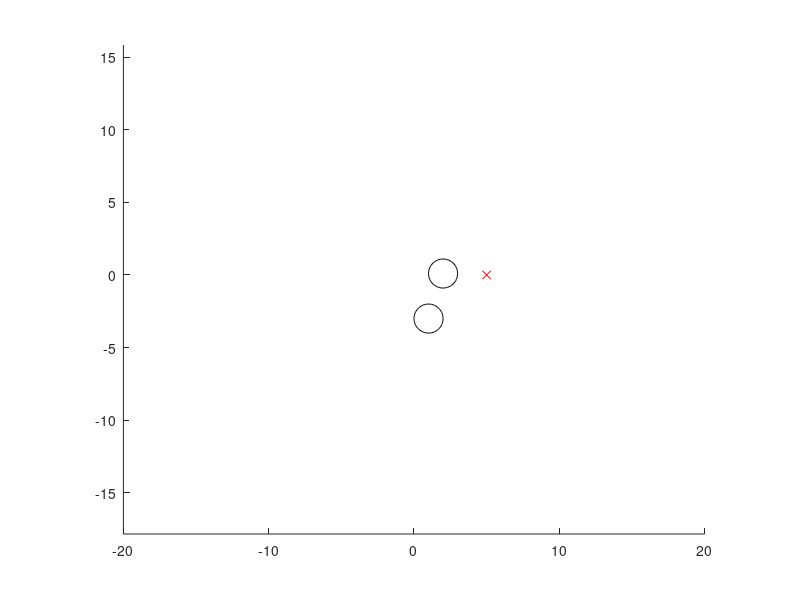

The MATLAB source for this figure: (Note: this script raises an error after producing the figure.)
close all;
clear;
clc;

%% figure
% fig1 = figure(1);
% ax1 = axes('Parent', fig1, 'xlim', [0, 100]);
% hold(ax1, 'on');

fig2 = figure(2);
set(fig2, 'Position', get(0, 'Screensize'));
set(fig2, 'WindowStyle', 'docked');
ax2 = axes('Parent', fig2, 'xlim', [-20, 20]);
axis equal
hold(ax2, 'on');


%%
H = 20;

dt = 0.5;
base_pos = [0; 0; 0];
arm_pos = [0; 0; 0; -1; 0; 1; 0];
u_start = zeros(9, 1);
start = [base_pos; arm_pos];
goal_base_pos = [5; 0; 0];
goal_arm_pos = [1; 0; -1.5; -1.5; 0.5; 1; 0.2];

goal = [goal_base_pos; goal_arm_pos];

problem.xinit = [start; 0; u_start];
problem.x0 = repmat([start; u_start; 0], H, 1);

obstacles = ones(20 * 4, 1) * -100;
obstacles(1:4) = [1; -3; 2.1; 1];
obstacles(5:8) = [2; 0.1; 0; 1];
% obstacles(9:12) = [8; 7; 0; 0.1];

% wq, wx, wo, wslack, wpu, wpqdot, 
weights = [1, 10, 1, 10000, 0, 10];
safetyMargin = 0.5;
for i=1:2
    rectangle('Parent', ax2, 'Position', [obstacles(4 * (i-1) + 1) - obstacles(4 * (i-1) + 4) obstacles(4 * (i-1) + 2) - obstacles(4 * (i-1) + 4) 2 * obstacles(4 * (i-1) + 4) 2 * obstacles(4 * (i-1) + 4)], 'Curvature', 1);
end
plot(goal_base_pos(1), goal_base_pos(2), 'rx');
% ht1 = hgtransform('Parent', ax2);
% posMatrix = makehgtform('translate', [start(1:2)', 0]) * makehgtform('zrotate', start(3));
% set(ht1, 'Matrix', posMatrix);
% rectangle('Parent', ht1, 'Position', [-0.5, -0.5, 1, 1]);



%% Converting obstacles and fill up

r = 0.08;
L = 0.544;

%% Debugging
params = repmat([dt, r, L, goal', weights, safetyMargin, obstacles'], 1, H)';
problem.all_parameters = params;
collStruct.nbObstacles = 20;
collStruct.nbSpheres = 3;
collStruct.nbSelfCollision = 0;
collStruct.nbPlanes = 0;
collStruct.nbInfPlanesEachSphere = 0;
collStruct.dimPlane = 9;
collStruct.dimInfPlane = 4;
collStruct.dimObstacle = 4;
ineq = obstacleAvoidanceSimple(problem.xinit, params(1:200), collStruct);
cost = costFunctionSimple(problem.xinit, params(1:200));

curState = start;
newState = start;
error = 10000;
t = 0;
times = [];
while 1
    [output, exitflag, info] = mm_MPC(problem);
    %ForcesDumpProblem(problem, tag);
    %disp(info.res_ineq);
    times = [times, info.solvetime];
    disp(exitflag);
    curState = output.x02(1:10);
    curU = output.x01(12:13);
    slack = output.x02(11);
    disp(slack);
    problem.xinit = output.x02;
    problem.x0 = [output.x01;
        output.x02;...
        output.x03;...
        output.x04;...
        output.x05;...
        output.x06;...
        output.x07;...
        output.x08;...
        output.x09;...
        output.x10;...
        output.x11;...
        output.x12;...
        output.x12];
    problem.x0 = repmat(output.x01, H, 1);
    
    
    plot(ax2, curState(1), curState(2), 'ro');
    pause(0.1);
    
    oldError = error;
    error = norm(curState - goal);
    %disp(error);
    if error < 0.1 || oldError <= 0.1 * error
        break;
    end
    t = t + dt;
  
end

function x_base_next = dynamics_mm(u, x_base, dt, r, L)
x_base_next = [x_base(1) + r/2 * (u(1) + u(2)) * cos(x_base(3)) * dt;
    x_base(2) + r/2 * (u(1) + u(2)) * sin(x_base(3)) * dt;
    x_base(3) + r/L * (u(1) - u(2)) * dt];
end

function [x, y, z] = planeEquation(plane)
    v1 = plane(4:6) - plane(1:3);
    v2 = plane(7:9) - plane(1:3);
    s = 0:0.01:1;
    t = 0:0.01:1;
    values = zeros(size(s, 2), size(t, 2), 3);
    for i=1:size(s, 2)
        for j=1:size(t, 2)
            values(i, j, :) = plane(1:3) + v1 * s(i) + v2 * t(j);
        end
    end
    x = values(:, :, 1);
    y = values(:, :, 2);
    z = values(:, :, 3);
end

function [x, y, z, n] = infPlaneEquation(infPlane)
    a = infPlane(1:3);
    d = infPlane(4);
    if (a(2) == 0)
        y = -10:0.1:10;
        x = (d - a(2) * y) / a(1);
    else
        x = -10:0.1:10;
        y = (d - a(1) * x )/ a(2);
    end
    z = zeros(size(x));
    n0 = [x(50), y(50), z(50)]';
    n1 = n0 + a';
    n = [n0, n1];
end


    

